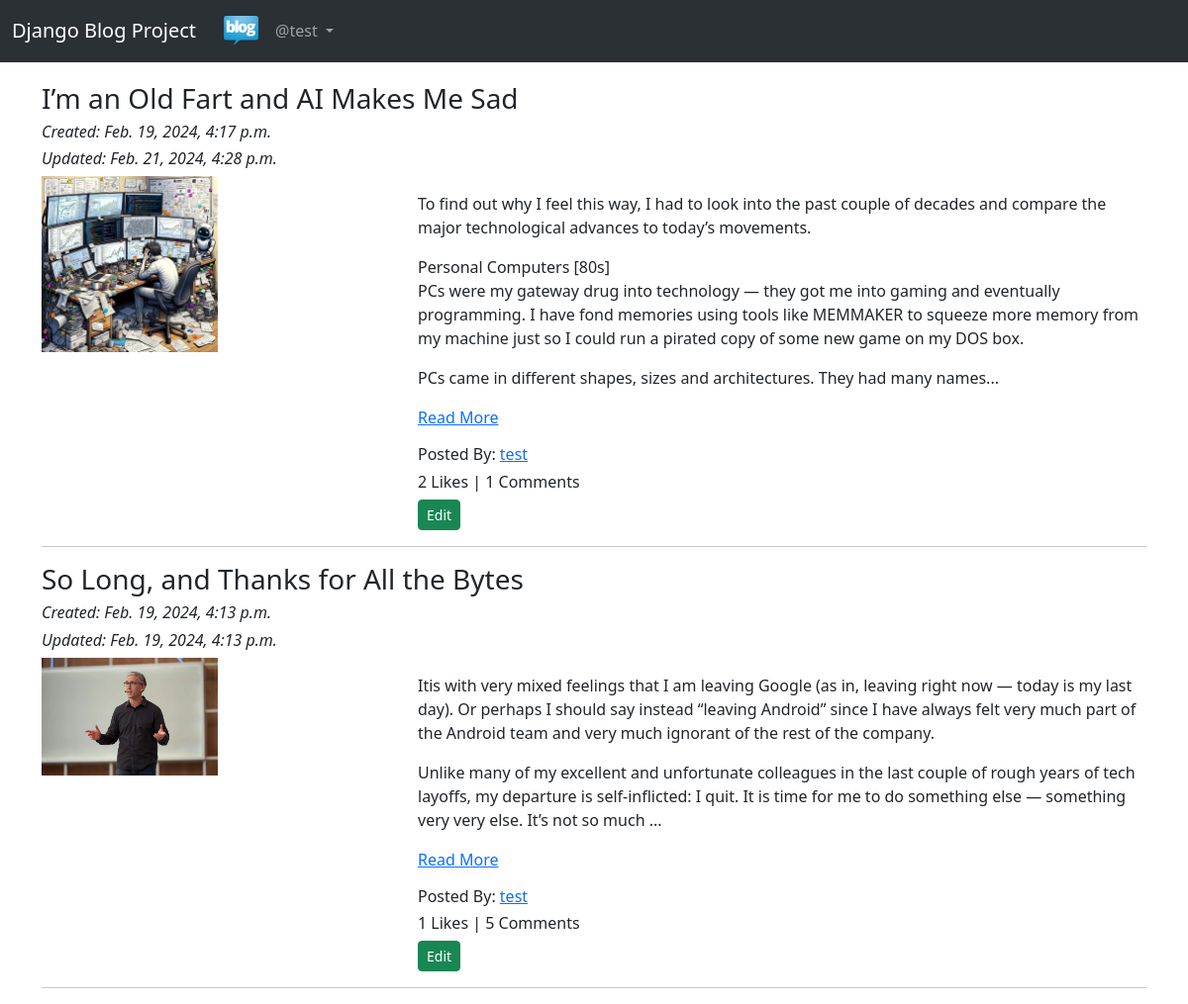
Screenshot of /blog/my-blogs/ (signed in) with the database file from the repository.
### app_blog/models.py (models this page shows, shortened)
class Blog(models.Model):
    author = models.ForeignKey(User, on_delete=models.CASCADE, related_name='post_author')
    blog_title = models.CharField(max_length=264, verbose_name='Put a Title')
    slug = models.SlugField(max_length=264, unique=True)
    blog_content = models.TextField(verbose_name="What is on your mind")
    blog_image = models.ImageField(upload_to='blog_images', verbose_name="Image")
    publish_date = models.DateTimeField(auto_now_add=True)
    update_date = models.DateTimeField(auto_now=True)
    class Meta:
        ordering = ('-publish_date',)

### app_blog/views.py (the view)
# urls.py: path('my-blogs/', views.MyBlog.as_view(), name='my_blogs'),
class MyBlog(LoginRequiredMixin, TemplateView):
    template_name = 'app_blog/my_blogs.html'

### app_blog/templatetags/custom_filters.py (called while the page is built)
def range_filter(value):
    return value[:500] + "..."

### templates/app_blog/my_blogs.html (shortened to what this page needs)
{% extends "base.html" %}
{% load custom_filters %}
{% block body_block %}
{% for blog in user.post_author.all %}
<h3>{{ blog.blog_title }}</h3>
<h6><i>Created: {{ blog.publish_date }}</i></h6>
<h6><i>Updated: {{ blog.update_date }}</i></h6>
<div class=row>
    <div class=col-sm-4>
        <img src="/media/{{ blog.blog_image }}" alt="{{ blog.blog_title }}" title="{{ blog.blog_title }}" width="50%">
    </div>
    <div class=col-sm-8>
        <p>{{ blog.blog_content|range_filter|linebreaks }} <a href="{% url 'app_blog:blog_details' slug=blog.slug %}">Read More</a></p>
        <h6>Posted By: <a href="#">{{ blog.author }}</a></h6>
        <h6>{{ blog.liked_blog.count }} Likes | {{ blog.blog_comment.count }} Comments</h6>
        <a href="{% url 'app_blog:edit_blog' pk=blog.pk %}" class="btn btn-success btn-sm">Edit</a>
    </div>
</div>
<hr>
{% endfor %}
{% endblock %}

### templates/base.html (shortened to what this page needs)
<!DOCTYPE html>
<html lang="en">
<head>
    <link href="https://cdn.jsdelivr.net/npm/bootstrap@5.3.1/dist/css/bootstrap.min.css" rel="stylesheet"
>
</head>
<body>
    <nav class="navbar navbar-expand-lg bg-body-tertiary" data-bs-theme="dark">
        <div class="container-fluid">
          <a class="navbar-brand" href="#">Django Blog Project</a>
          <div class="collapse navbar-collapse" id="navbarText">
            <ul class="navbar-nav me-auto mb-2 mb-lg-0">
              <li class="nav-item active">
                <a class="nav-link" aria-current="page" href="{% url 'index' %}"><img src="/media/logo-home.jpg" width="40px"></a>
              </li>
            {% if user.is_authenticated %}
              <div class="collapse navbar-collapse" id="navbarNavDarkDropdown">
                <ul class="navbar-nav">
                  <li class="nav-item dropdown">
                    <a class="nav-link dropdown-toggle" href="#" id="navbarDarkDropdownMenuLink" role="button" data-bs-toggle="dropdown" aria-expanded="false">
                      @{{ user.username}}
                    </a>
                  </li>
                </ul>
              </div>
            {% endif %}
            </ul>
          </div>
        </div>
    </nav>
<div class="container" style="padding-top: 20px">
  {% block body_block %}
  {% endblock %}
</div>
</body>
</html>

### rows the page displays
Blog: blog_title "I’m an Old Fart and AI Makes Me Sad", publish_date "Feb. 19, 2024, 4:17 p.m.", update_date "Feb. 21, 2024, 4:28 p.m.", blog_image (picture), blog_content|range_filter "To find out why I feel this way, I had to look into the past couple of decades and compare the major technological advances to today’s movements. Personal Computers [80s] PCs were my gateway drug into technology — they got me into gaming and eventually programming. I have fond memories using tools like MEMMAKER to squeeze more memory from my machine just so I could run a pirated copy of some new game on my DOS box. PCs came in different shapes, sizes and architectures. They had many names...", author "test", liked_blog.count "2", blog_comment.count "1"
Blog: blog_title "So Long, and Thanks for All the Bytes", publish_date "Feb. 19, 2024, 4:13 p.m.", update_date "Feb. 19, 2024, 4:13 p.m.", blog_image (picture), blog_content|range_filter "Itis with very mixed feelings that I am leaving Google (as in, leaving right now — today is my last day). Or perhaps I should say instead “leaving Android” since I have always felt very much part of the Android team and very much ignorant of the rest of the company. Unlike many of my excellent and unfortunate colleagues in the last couple of rough years of tech layoffs, my departure is self-inflicted: I quit. It is time for me to do something else — something very very else. It’s not so much ...", author "test", liked_blog.count "1", blog_comment.count "5"

### other values shown
{{ user.username }} "test"
